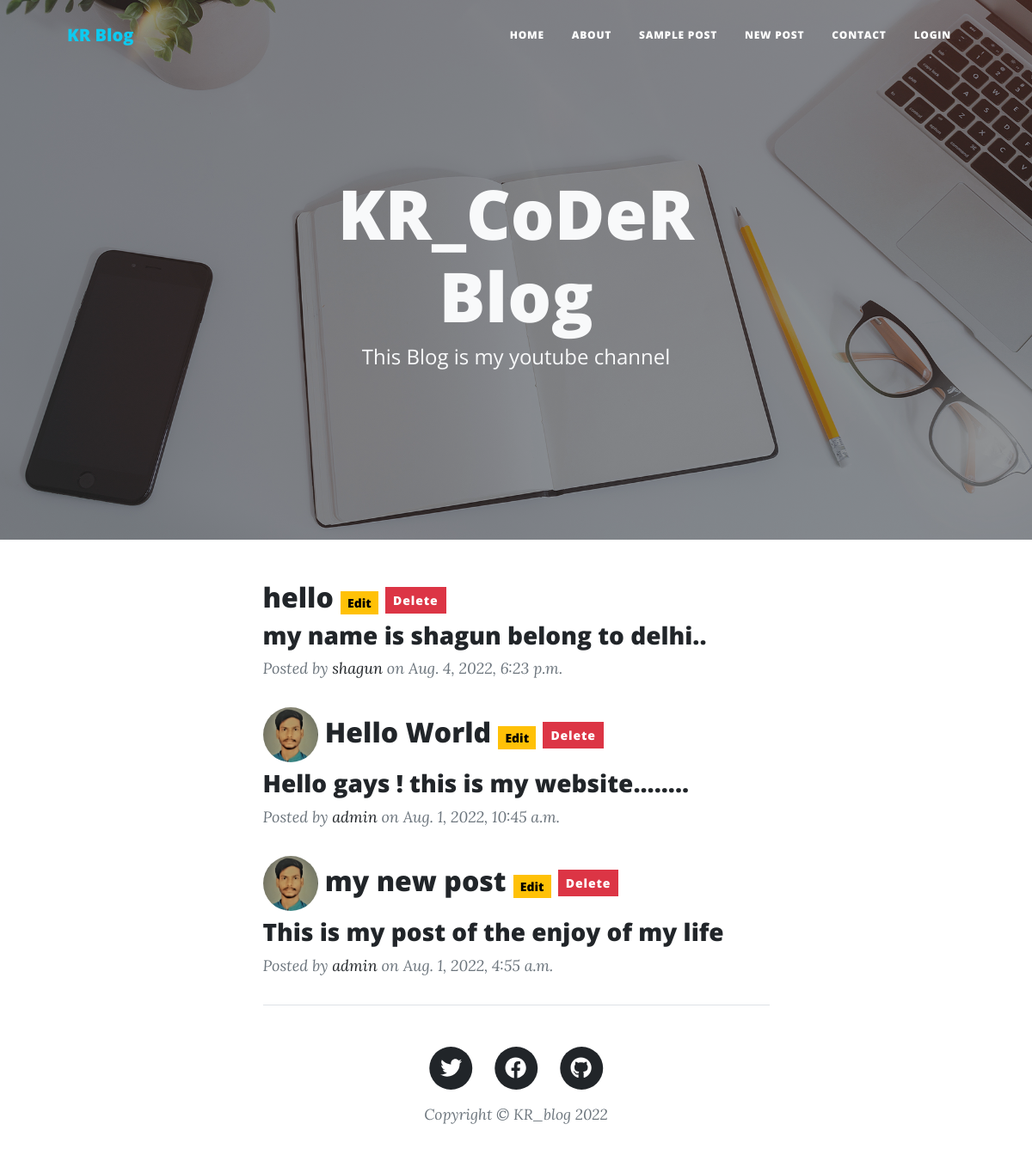
The page / on the database its author committed.
### myapp/models.py (models this page shows)
class Post(models.Model):
	author = models.ForeignKey(settings.AUTH_USER_MODEL, on_delete = models.CASCADE)
	title = models.CharField(max_length = 200)
	text = models.TextField()
	created_date = models.DateTimeField(auto_now_add = True)
	published_date = models.DateTimeField(blank = True, null = True)
	image = models.ImageField(upload_to = "Image",null = True )

### myapp/views.py (the view)
# urls.py: path('', index, name = "index"),
def index(request):
	posts = Post.objects.all().order_by('-published_date')
	return render(request, 'index.html', {'posts':posts})

### myapp/templates/index.html (shortened to what this page needs)
{% load static %}
{% include 'header.html' %}
        <header class="masthead" style="background-image: url('{% static 'assets/img/home-bg.jpg' %}')">
            <div class="container position-relative px-4 px-lg-5">
                <div class="row gx-4 gx-lg-5 justify-content-center">
                    <div class="col-md-10 col-lg-8 col-xl-7">
                        <div class="site-heading">
                            <h1 class = 'text-light'>KR_CoDeR <br> Blog</h1>
                            <span class="subheading text-light"><b>This Blog is my youtube channel</b></span>
                        </div>
                    </div>
                </div>
            </div>
        </header>
        <div class="container px-4 px-lg-5">
            <div class="row gx-4 gx-lg-5 justify-content-center">
                <div class="col-md-10 col-lg-8 col-xl-7">
                     {% for post in posts %}
                    <div class="post-preview">
                        <a href="#">
                            <h2 class="post-title">
                                {%if post.image%} <img src = "{{post.image.url}}" class = "rounded-circle" height = "64" width = "64">
                           {%endif%}
                                {{post.title}}
                                <a href="{% url 'post_edit' post.id %}" class="btn-warning  btn-sm">Edit</a>
                                <a href="{%url 'post_delete' post.id%}" class="btn btn-danger btn-sm">Delete</a>
                            </h2>
                            <h3 class="post-subtitle">{{post.text}}</h3>
                        </a>
                        <p class="post-meta">
                            Posted by
                            <a href="#!">{{post.author}}</a>
                            on {{post.published_date}}
                        </p>
                    </div>
                    {% endfor %}
{% include 'footer.html' %}
    </body>
</html>

### myapp/templates/header.html (shortened to what this page needs)
{% load static %}
<!DOCTYPE html>
<html lang="en">
    <head>
        <link href="{% static 'css/styles.css' %}" rel="stylesheet" />
    </head>
    <body>
        <nav class="navbar navbar-expand-lg navbar-dark" id="mainNav" >
            <div class="container px-4 px-lg-5">
                <a class="navbar-brand text-info" href="index.html"><b>KR Blog</b></a>
                <div class="collapse navbar-collapse" id="navbarResponsive">
                    <ul class="navbar-nav ms-auto py-4 py-lg-0">
                        <li class="nav-item"><a class="nav-link px-lg-3 py-3 py-lg-4" href="/">Home</a></li>
                        <li class="nav-item"><a class="nav-link px-lg-3 py-3 py-lg-4 " href="{% url 'about' %}">About</a></li>
                        <li class="nav-item"><a class="nav-link px-lg-3 py-3 py-lg-4" href="{% url 'post' %}">Sample Post</a></li>
                        <li class="nav-item"><a class="nav-link px-lg-3 py-3 py-lg-4" href="{% url 'newpost' %}">New Post</a></li>
                        <li class="nav-item"><a class="nav-link px-lg-3 py-3 py-lg-4" href="{% url 'contact' %}">Contact</a></li>
                        {% if request.user.is_authenticated%}
                        <li class="nav-item"><a class="nav-link px-lg-3 py-3 py-lg-4" href="{% url 'logout' %}">logout</a><b class = 'text-info'> Welcome {{request.user}}</b></li>
                        {%else%}
                        <li class="nav-item"><a class="nav-link px-lg-3 py-3 py-lg-4" href="{% url 'register' %}">login</a></li>
                        {% endif %}
                    </ul>
                </div>
            </div>
        </nav>

### myapp/templates/footer.html
<footer class="border-top">
            <div class="container px-4 px-lg-5">
                <div class="row gx-4 gx-lg-5 justify-content-center">
                    <div class="col-md-10 col-lg-8 col-xl-7">
                        <ul class="list-inline text-center">
                            <li class="list-inline-item">
                                <a href="#!">
                                    <span class="fa-stack fa-lg">
                                        <i class="fas fa-circle fa-stack-2x"></i>
                                        <i class="fab fa-twitter fa-stack-1x fa-inverse"></i>
                                    </span>
                                </a>
                            </li>
                            <li class="list-inline-item">
                                <a href="https://www.facebook.com/">
                                    <span class="fa-stack fa-lg">
                                        <i class="fas fa-circle fa-stack-2x"></i>
                                        <i class="fab fa-facebook fa-stack-1x fa-inverse"></i>
                                    </span>
                                </a>
                            </li>
                            <li class="list-inline-item">
                                <a href="https://github.com/sun0222">
                                    <span class="fa-stack fa-lg">
                                        <i class="fas fa-circle fa-stack-2x"></i>
                                        <i class="fab fa-github fa-stack-1x fa-inverse"></i>
                                    </span>
                                </a>
                            </li>
                        </ul>
                        <div class="small text-center text-muted fst-italic">Copyright &copy; KR_blog 2022</div>
                    </div>
                </div>
            </div>
        </footer>

### rows shown on the page
Post: title "hello", text "my name is shagun belong to delhi..", author "shagun", published_date "Aug. 4, 2022, 6:23 p.m."
Post: image (picture), title "Hello World", text "Hello gays ! this is my website........", author "admin", published_date "Aug. 1, 2022, 10:45 a.m."
Post: image (picture), title "my new post", text "This is my post of the enjoy of my life", author "admin", published_date "Aug. 1, 2022, 4:55 a.m."
